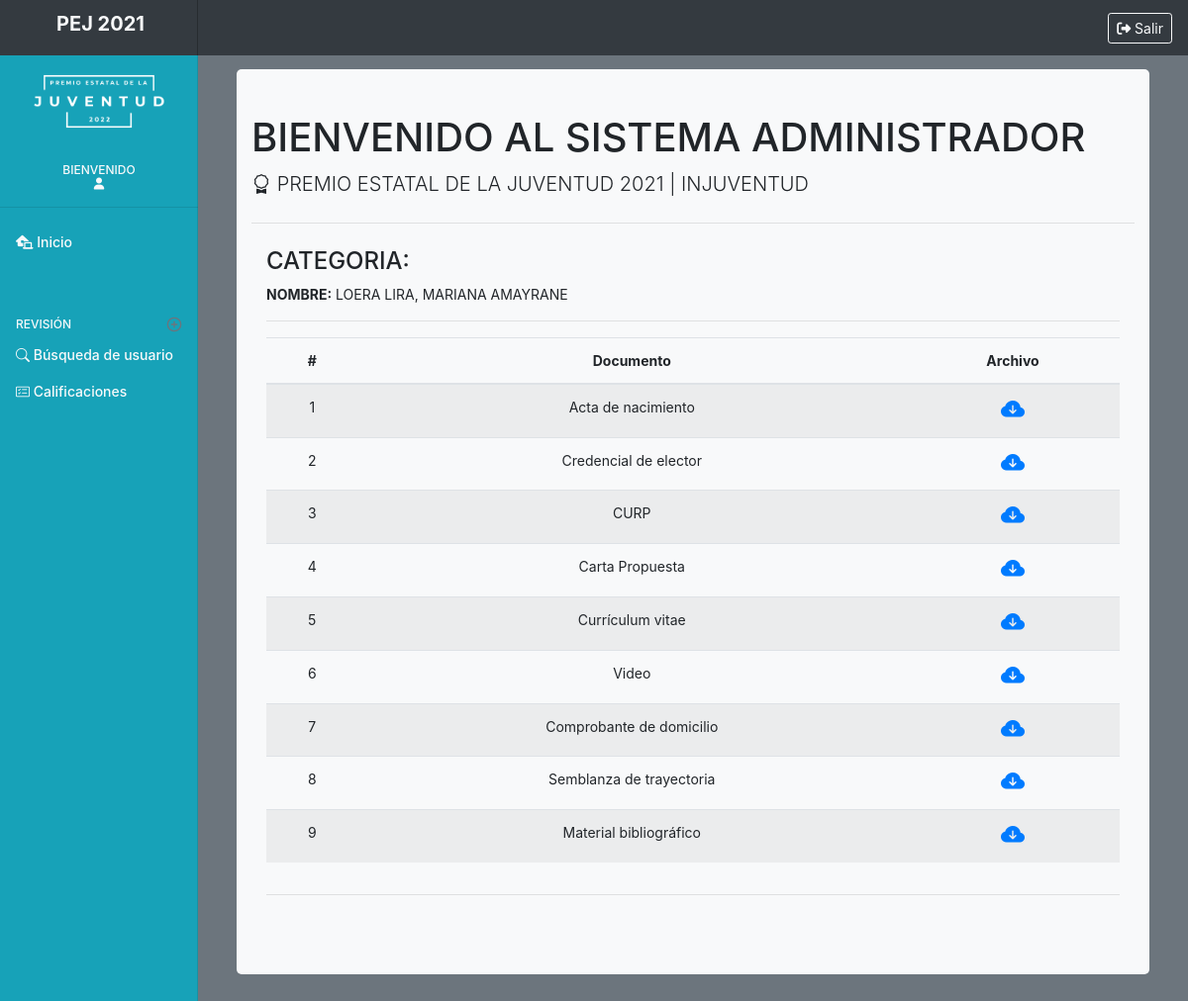
Page /dashboard/documentos_generales.php?id=156 on the committed database.
### tables this page shows
CREATE TABLE IF NOT EXISTS `datos` (
  `id` int(11) NOT NULL,
  `id_ext` int(11) NOT NULL,
  `apellido` varchar(100) NOT NULL,
  `nombre` varchar(70) NOT NULL,
  `curp` varchar(20) NOT NULL,
  `tematica` int(11) NOT NULL,
  `telefono` varchar(30) NOT NULL,
  `email` varchar(72) DEFAULT NULL,
  `municipio` int(11) NOT NULL,
  `grado` int(11) NOT NULL,
  `edad` int(11) NOT NULL,
  `tipo_usr` int(11) NOT NULL,
  `validacion` int(11) DEFAULT NULL,
  `medal` int(11) DEFAULT NULL
);

CREATE TABLE IF NOT EXISTS `docs` (
  `id` int(11) NOT NULL,
  `id_ext` int(11) NOT NULL,
  `ruta` varchar(300) NOT NULL,
  `tipo_doc` int(11) NOT NULL,
  `validacion` int(11) NOT NULL,
  `observaciones` varchar(500) DEFAULT NULL,
  `fecha_agregado` datetime NOT NULL,
  `fecha_actualizado` datetime DEFAULT NULL
);

### dashboard/documentos_generales.php (the view, shortened to what this page needs)
<?php
include('../dashboard/prcd/conn.php');
?>
<!doctype html>
<html lang="es">
  <head>
    <link rel="stylesheet" href="https://cdn.jsdelivr.net/npm/bootstrap-icons@1.3.0/font/bootstrap-icons.css">
    <link href="../dashboard/css/bootstrap.css" rel="stylesheet">
    <link href="css/dashboard.css" rel="stylesheet">
  </head>
  <body>
    <nav class="navbar navbar-light sticky-top flex-md-nowrap p-0 bg-dark text-light">
        <a class="navbar-brand col-md-3 col-lg-2 mr-0 px-3 text-center" href="#">
    <h5 class="text-center display-7 text-light" style="margin-left:3px;"><b>PEJ 2021</b></h5>
    </a>
  <ul class="navbar-nav px-3">
    <li class="nav-item text-nowrap">
    <a class="btn btn-outline-light btn-sm" href="prcd/sort.php" role="button"><i class="fas fa-sign-out-alt"></i> Salir</a>
      </li>
  </ul>
</nav>
<div class="container-fluid">
  <div class="row">
    <nav id="sidebarMenu" class="col-md-3 col-lg-2 d-md-block bg-info sidebar collapse">
      <div class="sidebar-sticky pt-3">
        <ul class="navbar-nav px-3 text-center">
            <li class="align-middle">
                   <img src="../img/png_logo.png" width="81%" class="" alt="" loading="lazy">
            </li>
        </ul>
        <h6 class="sidebar-heading d-flex justify-content-center text-center align-items-center px-3 mt-4 mb-1 text-muted">
          <span class="text-light">
          Bienvenido<br><i class="fas fa-user"></i>
          </span>
        </h6>
<hr>
        <ul class="nav flex-column">
           <li class="nav-item">
            <a class="nav-link active text-light" href="../administrador/dashboard.php">
              <i class="fas fa-laptop-house"></i>
              Inicio <span class="sr-only">(current)</span>
            </a>
          </li>
          <h6 class="sidebar-heading d-flex justify-content-between align-items-center px-3 mt-4 mb-1 text-muted">
            <span class="text-light">REVISIÓN</span>
            <a class="d-flex align-items-center text-muted" href="dashboard.php" aria-label="Add a new report">
              <span data-feather="plus-circle"></span>
            </a>
          </h6>
          <li class="nav-item">
            <a class="nav-link text-light" href="../administrador/busqueda.php">
            <i class="bi bi-search"></i> Búsqueda de usuario
            </a>
          </li>
          <li class="nav-item">
            <a class="nav-link text-light" href="../administrador/revision_calificaciones.php">
            <i class="bi bi-card-checklist"></i> Calificaciones
            </a>
          </li>
        </ul>
    </nav>
    <main role="main" class="col-md-9 ml-sm-auto col-lg-10 px-md-4 bg-secondary bg-gradient" style="background-color:; height:100%;">
      <div class="d-flex justify-content-between flex-wrap flex-md-nowrap align-items-center pt-3 mb-3 ">
      </div>
    <div class="container-fluid ">
      <div class="jumbotron jumbotron-fluid " style="background-color:#f8f9fa; width:100%;border-radius:5px;  margin-top:25px; padding-top:45px;">
        <div class="container-fluid">
          <h1 class="h1">BIENVENIDO AL SISTEMA ADMINISTRADOR</h1>
          <p class="lead"><i class="bi bi-award"></i> PREMIO ESTATAL DE LA JUVENTUD 2021 | INJUVENTUD</p>
          <hr class="my-4">
        <div class="container-fluid">
        <div class="row row-cols-1 row-cols-md-1">
        <?php
            $id_consulta = $_REQUEST['id'];
            $sql_qwery = "SELECT * FROM docs WHERE id_ext = '$id_consulta'";
            $resultado_consulta= $conn->query($sql_qwery);
        ?>
        <div class="col mb-12">
        <p class=" h4">CATEGORIA: <?php
        ?></p>
        <?php
          $sql_usr = "SELECT * FROM datos WHERE id_ext = '$id_consulta'";
          $resultado_usr = $conn->query($sql_usr);
          $row_usr = $resultado_usr->fetch_assoc();
        ?>
        <p><strong>NOMBRE:</strong> <?php echo $row_usr['apellido'].', '; echo $row_usr['nombre']; ?></p>
            <table class="table table-hover text-center table-striped ">
            <thead>
            <tr>
                <th scope="col">#</th>
                <th scope="col">Documento</th>
                <th scope="col">Archivo</th>
              </tr>
            </thead>
            <tbody>
            <?php
            $y=0;
           while($resultado_qwery = $resultado_consulta->fetch_assoc()){
             $y++;
             echo '<tr>';
             echo '<td>'.$y.'</td>';
             if($resultado_qwery['tipo_doc']==1){
              echo '<td>Carta Propuesta</td>';
          }
          elseif($resultado_qwery['tipo_doc']==2){
              echo '<td>Currículum vitae</td>';
          }
          elseif($resultado_qwery['tipo_doc']==3){
              echo '<td>Semblanza de trayectoria</td>';
          }
          elseif($resultado_qwery['tipo_doc']==4){
              echo '<td>Acta de nacimiento</td>';
          }
          elseif($resultado_qwery['tipo_doc']==5){
              echo '<td>Credencial de elector</td>';
          }
          elseif($resultado_qwery['tipo_doc']==6){
              echo '<td>Comprobante de domicilio</td>';
          }
          elseif($resultado_qwery['tipo_doc']==7){
              echo '<td>CURP</td>';
          }
          elseif($resultado_qwery['tipo_doc']==8){
              echo '<td>Material bibliográfico</td>';
          }
          elseif($resultado_qwery['tipo_doc']==9){
              echo '<td>Video</td>';
          }
             echo '<td class="h4"><a href="'.$resultado_qwery['ruta'].'" target="_blank"><i class="bi bi-cloud-arrow-down-fill"></i></a></td>';
             echo '</tr>';
           }
            ?>
            </tbody>
              <hr>
          </table>
</div>
      </div>
      <hr>
      </div>
    </main>
  </div>
</div>
        <script src="css/dashboard.js"></script></body>
</html>

### dashboard/css/dashboard.css (style rules this page uses)
body { font-size: .875rem; background-color:#eaeef4; }
.feather { width: 16px; height: 16px; vertical-align: text-bottom; }
.sidebar { position: fixed; top: 0; bottom: 0; left: 0; z-index: 100; padding: 48px 0 0; box-shadow: inset -1px 0 0 rgba(0, 0, 0, .1); }
.sidebar-sticky { position: relative; top: 0; height: calc(100vh - 48px); padding-top: .5rem; overflow-x: hidden; overflow-y: auto; }
.sidebar .nav-link { font-weight: 500; color: #333; }
.sidebar .nav-link.active { color: #007bff; }
.sidebar-heading { font-size: .75rem; text-transform: uppercase; }
.navbar-brand { padding-top: .75rem; padding-bottom: .75rem; font-size: 1rem; box-shadow: inset -1px 0 0 rgba(0, 0, 0, .25); }

### dashboard/documentos_generales.php (style rules this page uses)
@media (min-width: 768px) { body { background-color:gray; } }

### rows in the picture
datos: apellido "LOERA LIRA", nombre "MARIANA AMAYRANE"
docs: tipo_doc "Acta de nacimiento"
docs: tipo_doc "Credencial de elector"
docs: tipo_doc "CURP"
docs: tipo_doc "Carta Propuesta"
docs: tipo_doc "Currículum vitae"
docs: tipo_doc "Video"
docs: tipo_doc "Comprobante de domicilio"
docs: tipo_doc "Semblanza de trayectoria"
docs: tipo_doc "Material bibliográfico"
